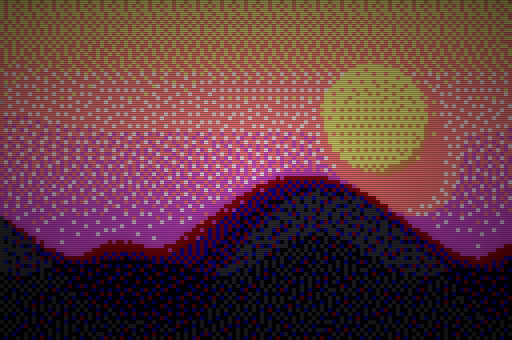
#> input picture assets/example_c64_crt.png, 512 x 340 px; its folder holds only this picture in this run
$ python -i core.py   (imports and definitions only)
#> lines starting #> are read from the running program, lines starting #| are printed output that depends on the picture
### pixelate/dithering.py
"""
Dithering algorithms.

These take an RGB image (numpy array, float) and a palette (numpy array of
RGB rows) and produce an image where each pixel has been mapped to the
nearest palette color, with quantization error spread to neighboring pixels
to preserve perceived detail.
"""

from __future__ import annotations

from typing import Callable, List, Tuple

import numpy as np

from pixelate.colorspace import convert_for_matching
from pixelate.lut import PaletteMatcher

# (dy, dx, weight) — error distribution kernels
Kernel = List[Tuple[int, int, float]]


def _loop_matcher(palette: np.ndarray, color_space: str) -> PaletteMatcher | None:
    """
    Matcher for the per-pixel error-diffusion loops, or ``None`` for a direct
    RGB scan.

    In ``lab`` space the LUT is the right tool — it turns each pixel's match
    into an O(1) index and avoids an sRGB→CIELAB conversion per pixel (≈4×
    faster than converting on the fly). In ``rgb`` space, for the small
    palettes retro art uses, a direct Euclidean scan of a handful of colors
    beats the LUT's indexing overhead, so we skip it.
    """
    if color_space.lower().strip() == "rgb":
        return None
    return PaletteMatcher(np.asarray(palette, dtype=np.float32), color_space)


def _nearest_color(
    pixel: np.ndarray,
    palette: np.ndarray,
    matcher: PaletteMatcher | None = None,
) -> np.ndarray:
    """
    Return the palette color closest to ``pixel``.

    With a ``matcher`` the lookup is an O(1) LUT index in its color space;
    without one it falls back to a direct Euclidean-RGB scan (kept so the
    helper stays usable on its own).
    """
    if matcher is not None:
        return matcher.nearest(pixel)
    diffs = palette - pixel
    distances = np.einsum("ij,ij->i", diffs, diffs)
    return palette[int(np.argmin(distances))]


# [23 lines left out: function quantize_no_dither, not called in this run]


def _error_diffuse(
    image: np.ndarray,
    palette: np.ndarray,
    kernel: Kernel,
    color_space: str = "rgb",
) -> np.ndarray:
    """Generic error-diffusion dither using an (dy, dx, weight) kernel."""
    img = image.astype(np.float32).copy()
    h, w, _ = img.shape
    matcher = _loop_matcher(palette, color_space)

    for y in range(h):
        for x in range(w):
            old = img[y, x].copy()
            new = _nearest_color(old, palette, matcher)
            img[y, x] = new
            error = old - new

            for dy, dx, weight in kernel:
                ny, nx = y + dy, x + dx
                if 0 <= ny < h and 0 <= nx < w:
                    img[ny, nx] += error * weight

    return np.clip(img, 0, 255).astype(np.uint8)


def floyd_steinberg(image: np.ndarray, palette: np.ndarray, color_space: str = "rgb") -> np.ndarray:
    """
    Floyd-Steinberg error diffusion dithering.

    Diffuses quantization error to neighboring pixels using the classic
    7/16, 3/16, 5/16, 1/16 distribution.
    """
    kernel: Kernel = [
        (0, 1, 7 / 16),
        (1, -1, 3 / 16),
        (1, 0, 5 / 16),
        (1, 1, 1 / 16),
    ]
    return _error_diffuse(image, palette, kernel, color_space)


# [130 lines left out: functions atkinson, stucki, burkes, sierra, ordered_bayer, not called in this run]


DITHER_ALGORITHMS: dict[str, Callable[..., np.ndarray]] = {
    "none": quantize_no_dither,
    "floyd": floyd_steinberg,
    "atkinson": atkinson,
    "bayer": ordered_bayer,
    "stucki": stucki,
    "burkes": burkes,
    "sierra": sierra,
}


def get_dither(name: str) -> Callable[..., np.ndarray]:
    """Return a dithering function by name."""
    key = name.lower().strip()
    if key not in DITHER_ALGORITHMS:
        available = ", ".join(DITHER_ALGORITHMS)
        raise KeyError(f"Unknown dither '{name}'. Available: {available}")
    return DITHER_ALGORITHMS[key]

### pixelate/palettes.py
"""
Classic retro color palettes.

Each palette is a tuple of (R, G, B) tuples representing the canonical
colors for that hardware/era. These are used to quantize images down
to authentic-looking retro output.
"""

from __future__ import annotations

from typing import Dict, Tuple

RGB = Tuple[int, int, int]
Palette = Tuple[RGB, ...]


# ---- Classic console palettes ---------------------------------------------

GAMEBOY_DMG: Palette = (
    (15, 56, 15),     # darkest green
    (48, 98, 48),     # dark green
    (139, 172, 15),   # light green
    (155, 188, 15),   # lightest green
)

GAMEBOY_POCKET: Palette = (
    (8, 24, 32),
    (52, 104, 86),
    (136, 192, 112),
    (224, 248, 208),
)

# Nintendo Entertainment System (subset of common 54-color palette)
NES: Palette = (
    (0, 0, 0),         (124, 124, 124),  (188, 188, 188),  (252, 252, 252),
    (124, 0, 0),       (228, 0, 88),     (248, 56, 0),     (252, 160, 68),
    (172, 124, 0),     (0, 88, 0),       (0, 168, 0),      (88, 248, 152),
    (0, 64, 88),       (0, 120, 248),    (104, 136, 252),  (216, 168, 248),
)

# Commodore 64 (16 colors)
C64: Palette = (
    (0, 0, 0),         (255, 255, 255),  (136, 0, 0),      (170, 255, 238),
    (204, 68, 204),    (0, 204, 85),     (0, 0, 170),      (238, 238, 119),
    (221, 136, 85),    (102, 68, 0),     (255, 119, 119),  (51, 51, 51),
    (119, 119, 119),   (170, 255, 102),  (0, 136, 255),    (187, 187, 187),
)

# ZX Spectrum (15 unique colors — black is shared)
ZX_SPECTRUM: Palette = (
    (0, 0, 0),         (0, 0, 215),      (215, 0, 0),      (215, 0, 215),
    (0, 215, 0),       (0, 215, 215),    (215, 215, 0),    (215, 215, 215),
    (0, 0, 0),         (0, 0, 255),      (255, 0, 0),      (255, 0, 255),
    (0, 255, 0),       (0, 255, 255),    (255, 255, 0),    (255, 255, 255),
)

# CGA Mode 4 Palette 1 (high intensity)
CGA: Palette = (
    (0, 0, 0),
    (85, 255, 255),
    (255, 85, 255),
    (255, 255, 255),
)

# PICO-8 fantasy console (16 colors)
PICO8: Palette = (
    (0, 0, 0),         (29, 43, 83),     (126, 37, 83),    (0, 135, 81),
    (171, 82, 54),     (95, 87, 79),     (194, 195, 199),  (255, 241, 232),
    (255, 0, 77),      (255, 163, 0),    (255, 236, 39),   (0, 228, 54),
    (41, 173, 255),    (131, 118, 156),  (255, 119, 168),  (255, 204, 170),
)

# Apple II low-res
APPLE2: Palette = (
    (0, 0, 0),         (157, 9, 102),    (42, 42, 229),    (199, 52, 255),
    (0, 116, 51),      (123, 123, 123),  (36, 156, 255),   (170, 170, 255),
    (84, 71, 0),       (231, 117, 0),    (170, 170, 170),  (255, 161, 207),
    (15, 186, 0),      (210, 211, 25),   (66, 233, 167),   (255, 255, 255),
)

# A modern, hand-picked sunset palette
SUNSET: Palette = (
    (28, 16, 51),      (66, 30, 86),     (122, 41, 105),   (181, 67, 99),
    (224, 116, 84),    (244, 168, 96),   (251, 215, 134),  (255, 247, 208),
)

# Monochrome variants
MONO_GREEN: Palette = tuple((0, v, 0) for v in (8, 64, 128, 200, 255))  # type: ignore
MONO_AMBER: Palette = tuple((v, int(v * 0.6), 0) for v in (8, 64, 128, 200, 255))  # type: ignore
GRAYSCALE: Palette = tuple((v, v, v) for v in (0, 32, 64, 96, 128, 160, 192, 224, 255))  # type: ignore

# IBM Enhanced Graphics Adapter (16 colors)
EGA: Palette = (
    (0, 0, 0),         (0, 0, 170),      (0, 170, 0),      (0, 170, 170),
    (170, 0, 0),       (170, 0, 170),    (170, 85, 0),     (170, 170, 170),
    (85, 85, 85),      (85, 85, 255),    (85, 255, 85),    (85, 255, 255),
    (255, 85, 85),     (255, 85, 255),   (255, 255, 85),   (255, 255, 255),
)

# MSX Screen 2 common 16-color palette
MSX: Palette = (
    (0, 0, 0),         (0, 0, 0),        (62, 184, 73),    (116, 208, 125),
    (89, 85, 224),     (128, 118, 241),  (185, 94, 81),     (101, 219, 239),
    (219, 101, 89),    (255, 137, 125),  (204, 195, 94),    (222, 208, 135),
    (58, 162, 65),     (183, 102, 181),  (204, 204, 204),  (255, 255, 255),
)

# Sega Master System / Mark III (common 16-color subset of 64-color palette)
SMS: Palette = (
    (0, 0, 0),         (85, 85, 85),     (170, 170, 170),  (255, 255, 255),
    (85, 0, 0),        (170, 0, 0),      (255, 85, 85),    (255, 170, 170),
    (0, 85, 0),        (0, 170, 0),      (85, 255, 85),    (170, 255, 170),
    (0, 0, 85),        (0, 0, 170),      (85, 85, 255),    (170, 170, 255),
)

# DawnBringer 16 — widely used pixel-art palette by DawnBringer
DB16: Palette = (
    (20, 12, 28),      (68, 36, 52),     (48, 52, 109),    (78, 74, 78),
    (133, 76, 48),     (52, 101, 36),    (208, 70, 72),    (117, 113, 97),
    (89, 125, 206),    (210, 125, 44),   (133, 149, 161),  (109, 170, 44),
    (210, 170, 153),   (109, 194, 202),  (218, 212, 94),   (222, 238, 214),
)

# Aesthetic vaporwave palette
VAPORWAVE: Palette = (
    (15, 12, 33),      (45, 24, 72),     (90, 40, 120),    (255, 113, 206),
    (1, 205, 254),     (5, 255, 161),    (185, 103, 255),  (255, 251, 150),
    (255, 110, 199),   (148, 198, 255),  (36, 23, 52),     (255, 255, 255),
)

# Game Boy Color — key 32-color subset (BGP / hardware sample)
GAMEBOY_COLOR: Palette = (
    (0, 0, 0),         (8, 24, 16),      (48, 104, 80),    (136, 192, 112),
    (224, 248, 208),   (255, 255, 255),  (255, 0, 0),      (255, 128, 0),
    (255, 255, 0),     (0, 255, 0),      (0, 255, 255),    (0, 0, 255),
    (128, 0, 255),     (255, 0, 255),    (255, 128, 192),  (192, 128, 64),
    (128, 64, 0),      (64, 32, 0),      (32, 16, 0),      (0, 64, 128),
    (0, 128, 192),     (64, 192, 255),   (128, 255, 255),  (255, 192, 128),
    (255, 64, 64),     (192, 0, 64),     (64, 0, 128),     (0, 128, 64),
    (128, 192, 0),     (255, 255, 128),  (192, 192, 192),  (96, 96, 96),
)

# Commodore VIC-20 (16 colors)
VIC20: Palette = (
    (0, 0, 0),         (255, 255, 255),  (103, 55, 43),    (112, 164, 178),
    (111, 61, 134),    (88, 141, 67),    (53, 40, 121),    (184, 199, 111),
    (111, 79, 37),     (67, 57, 0),      (154, 103, 89),   (68, 68, 68),
    (108, 108, 108),   (154, 210, 132),  (108, 94, 181),   (149, 149, 149),
)

# Atari 2600 — representative subset of the TIA palette
ATARI2600: Palette = (
    (0, 0, 0),         (64, 64, 64),     (108, 108, 108),  (144, 144, 144),
    (176, 176, 176),   (192, 192, 192),  (216, 216, 216),  (255, 255, 255),
    (72, 0, 0),        (168, 24, 0),     (228, 80, 16),    (248, 144, 56),
    (0, 48, 0),        (0, 112, 0),      (48, 176, 48),    (112, 216, 112),
    (0, 0, 72),        (0, 40, 136),     (32, 96, 192),    (80, 160, 240),
    (72, 0, 72),       (144, 24, 136),   (200, 72, 192),   (240, 136, 240),
    (72, 40, 0),       (144, 88, 0),     (200, 144, 24),   (240, 200, 80),
    (0, 48, 48),       (0, 112, 112),    (40, 176, 176),   (96, 216, 216),
)

# Tokyo Night inspired dark theme
TOKYO_NIGHT: Palette = (
    (26, 27, 38),      (36, 40, 59),     (41, 46, 66),     (56, 62, 90),
    (122, 162, 247),   (125, 207, 255),  (158, 206, 106),  (187, 154, 247),
    (247, 118, 142),   (255, 158, 100),  (224, 175, 104),  (115, 218, 202),
    (192, 202, 245),   (169, 177, 214),  (65, 72, 104),    (15, 15, 25),
)

# Cyberpunk neon night palette
CYBERPUNK: Palette = (
    (10, 5, 20),       (25, 10, 40),     (255, 0, 110),    (0, 245, 212),
    (5, 217, 232),     (255, 214, 10),   (157, 0, 255),    (255, 94, 0),
    (0, 255, 135),     (255, 255, 255),  (80, 80, 100),    (180, 180, 200),
    (255, 65, 180),    (40, 200, 255),   (120, 20, 80),    (30, 30, 50),
)

# ---- Registry --------------------------------------------------------------

# Sega Game Gear — bright, saturated 16-color handheld selection.
GAMEGEAR: Palette = (
    (0, 0, 0),         (34, 34, 34),     (85, 85, 85),     (255, 255, 255),
    (170, 0, 0),       (255, 68, 68),    (255, 136, 0),    (255, 221, 68),
    (0, 136, 0),       (68, 221, 68),    (0, 136, 170),    (68, 204, 255),
    (34, 34, 170),     (136, 68, 221),   (221, 68, 187),   (255, 170, 204),
)

# Nintendo Virtual Boy — four intensities of its signature red-on-black.
VIRTUALBOY: Palette = (
    (0, 0, 0),
    (89, 0, 0),
    (173, 0, 0),
    (255, 0, 0),
)

# Amstrad CPC — a bright, chalky selection from its 27-color hardware set.
AMSTRAD_CPC: Palette = (
    (0, 0, 0),         (0, 0, 128),      (0, 0, 255),      (128, 0, 0),
    (128, 0, 128),     (128, 0, 255),    (255, 0, 0),      (255, 0, 128),
    (255, 0, 255),     (0, 128, 0),      (0, 128, 128),    (0, 255, 0),
    (128, 255, 0),     (255, 255, 0),    (128, 128, 128),  (255, 255, 255),
)

# UK Teletext / BBC Micro — the eight pure primaries of saturated RGB.
TELETEXT: Palette = (
    (0, 0, 0),         (255, 0, 0),      (0, 255, 0),      (255, 255, 0),
    (0, 0, 255),       (255, 0, 255),    (0, 255, 255),    (255, 255, 255),
)

# DawnBringer 32 — the extended, painterly companion to DB16.
DB32: Palette = (
    (0, 0, 0),         (34, 32, 52),     (69, 40, 60),     (102, 57, 49),
    (143, 86, 59),     (223, 113, 38),   (217, 160, 102),  (238, 195, 154),
    (251, 242, 54),    (153, 229, 80),   (106, 190, 48),   (55, 148, 110),
    (75, 105, 47),     (82, 75, 36),     (50, 60, 57),     (63, 63, 116),
    (48, 96, 130),     (91, 110, 225),   (99, 155, 255),   (95, 205, 228),
    (203, 219, 252),   (255, 255, 255),  (155, 173, 183),  (132, 126, 135),
    (105, 106, 106),   (89, 86, 82),     (118, 66, 138),   (172, 50, 50),
    (217, 87, 99),     (215, 123, 186),  (143, 151, 74),   (138, 111, 48),
)


PALETTES: Dict[str, Palette] = {
    "gamegear": GAMEGEAR,
    "virtualboy": VIRTUALBOY,
    "amstrad": AMSTRAD_CPC,
    "teletext": TELETEXT,
    "db32": DB32,
    "gameboy": GAMEBOY_DMG,
    "gameboy-pocket": GAMEBOY_POCKET,
    "gameboy-color": GAMEBOY_COLOR,
    "gbc": GAMEBOY_COLOR,  # alias
    "nes": NES,
    "c64": C64,
    "vic20": VIC20,
    "vic-20": VIC20,  # alias
    "atari2600": ATARI2600,
    "atari-2600": ATARI2600,  # alias
    "zx": ZX_SPECTRUM,
    "cga": CGA,
    "pico8": PICO8,
    "apple2": APPLE2,
    "sunset": SUNSET,
    "mono-green": MONO_GREEN,
    "mono-amber": MONO_AMBER,
    "grayscale": GRAYSCALE,
    "ega": EGA,
    "msx": MSX,
    "sms": SMS,
    "master-system": SMS,  # alias
    "db16": DB16,
    "vaporwave": VAPORWAVE,
    "tokyo-night": TOKYO_NIGHT,
    "tokyo": TOKYO_NIGHT,  # alias
    "cyberpunk": CYBERPUNK,
}


def get_palette(name: str) -> Palette:
    """Return a palette by name (case-insensitive). Raises KeyError if unknown."""
    key = name.lower().strip()
    if key not in PALETTES:
        available = ", ".join(sorted(PALETTES))
        raise KeyError(f"Unknown palette '{name}'. Available: {available}")
    return PALETTES[key]


def list_palettes() -> Dict[str, int]:
    """Return {name: color_count} for all registered palettes."""
    return {name: len(p) for name, p in PALETTES.items()}

### pixelate/core.py
"""
Core pixel-art conversion pipeline.

The pipeline:
  1. Load image and convert to RGB.
  2. Optional invert / contrast / edge pre-pass.
  3. Downscale to target resolution (this is the "pixelation").
  4. Quantize to a retro (or auto-extracted) palette, optionally with dithering.
  5. Upscale with nearest-neighbor (so each "pixel" stays crisp).
  6. Optional CRT effects and extra display scale.
"""

from __future__ import annotations

from pathlib import Path
from typing import Dict, List, Optional, Sequence, Tuple, Union

import numpy as np
from PIL import Image, ImageDraw, ImageEnhance, ImageFilter, ImageFont, ImageOps

from pixelate.dithering import get_dither
from pixelate.palettes import RGB, Palette, get_palette

PathLike = Union[str, Path]
ColorUsage = Tuple[RGB, int, float]  # color, pixel count, percentage


# [584 lines left out: functions _resize_keep_aspect, _adjust_saturation, _adjust_contrast, _apply_edges, resolve_palette, _unique_sample_pixels and 9 more, not called in this run]


# Common image extensions for batch / sheet discovery
IMAGE_EXTENSIONS = {
    ".png", ".jpg", ".jpeg", ".gif", ".webp", ".bmp", ".tif", ".tiff",
}


# [59 lines left out: functions collect_images, make_spritesheet, not called in this run]

>>> result = pixelate_image('../assets/example_c64_crt.png')
#> in pixelate_image, img is the input picture: PIL image 512x340 RGB; mean R, G, B 97.5, 57.7, 64.6
#> in _resize_keep_aspect, `return img.resize((new_w, new_h), Image.LANCZOS)`:
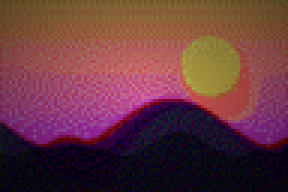
#> returned value: PIL image 96x64 RGB (shown 3 times larger); mean R, G, B 102.6, 55.2, 63
#> after the loop in _error_diffuse, `for y in range(h):`:
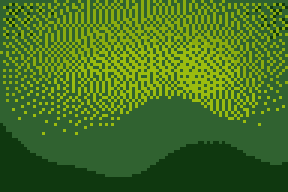
#> img: shape (64, 96, 3) float32 (shown 3 times larger); mean of channels 0, 1, 2 68.5, 112.2, 32.9; drawn as R, G, B
#> in pixelate_image, `out = out.resize(new_size, Image.NEAREST)`:
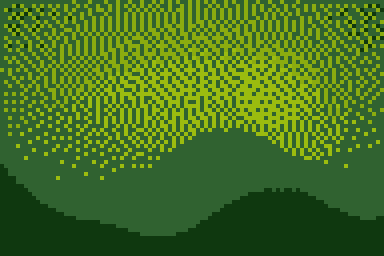
#> out: PIL image 384x256 RGB; mean R, G, B 68.5, 112.2, 32.9
